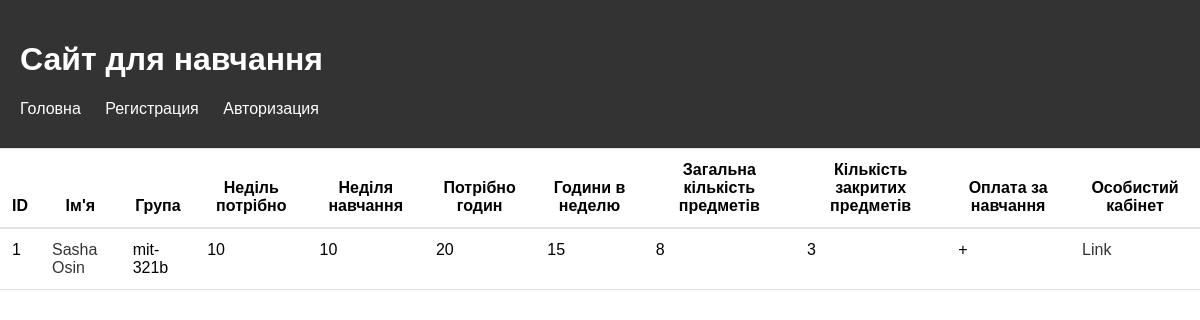
/list_students/, run on an earlier commit of the app's database.
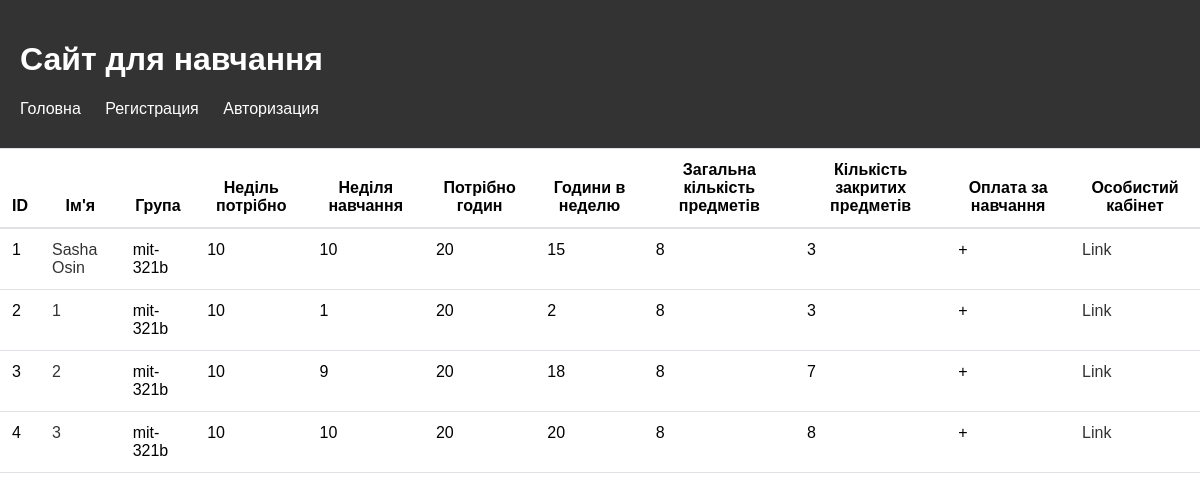
And on a later commit of the database.
### edu/models.py (models this page shows, shortened)
class Student(models.Model):
    name = models.CharField(max_length=100)
    group = models.ForeignKey(Group, on_delete=models.CASCADE)
    study_week_need = models.PositiveIntegerField(default=10)
    study_week = models.PositiveIntegerField(default=0)
    hour_need = models.PositiveIntegerField(default=20)
    hour_study_week = models.PositiveIntegerField(default=0)
    subject_need = models.PositiveIntegerField(default=8)
    count_subject = models.PositiveIntegerField(default=0)
    pay_for_study = models.BooleanField(default=True)

class Group(models.Model):
    name = models.CharField(max_length=100)
    def __str__(self):
        return self.name

### edu/views.py (the view)
# urls.py: path('list_students/',ListStudentsView.as_view(),name='list'),
class ListStudentsView(View):
    def check_scholarship(self,hour_study_week, hour_need):
        average_grade = (hour_study_week / hour_need) * 100
        if average_grade >= 90:
            return True
        else:
            return False
    def get(self, request):
        students = Student.objects.all()
        student_list = []
        for student in students:
            c = self.check_scholarship(student.hour_study_week, student.hour_need)
            student_list.append(c)
        context = {'student_list': student_list,'student':students}
        return render(request, 'list_students.html', context=context)

### templates/list_students.html
{% extends 'base.html' %}
{% load static %}
{% block style %}
    <link rel="stylesheet" type="text/css" href="{% static 'css/liststyle.css' %}">
{% endblock style %}
{% block content %}
<table>
  <thead>
    <tr>
      <th>ID</th>
      <th>Ім'я</th>
      <th>Група</th>
      <th>Неділь потрібно</th>
      <th>Неділя навчання</th>
      <th>Потрібно годин</th>
      <th>Години в неделю</th>
      <th>Загальна кількість предметів</th>
      <th>Кількість закритих предметів</th>
      <th>Оплата за навчання</th>
      <th>Особистий кабінет</th>
    </tr>
  </thead>
  <tbody>
    {% for i in student %}
      <tr>
        <td>{{ i.id }}</td>
        <td><a href="{% url 'personal' i.pk %}">{{ i.name }}</a></td>
        <td>{{ i.group }}</td>
        <td>{{ i.study_week_need }}</td>
        <td>{{ i.study_week }}</td>
        <td>{{ i.hour_need }}</td>
        <td>{{ i.hour_study_week }}</td>
        <td>{{ i.subject_need }}</td>
        <td>{{ i.count_subject }}</td>
        {% if i.pay_for_study == True %}
        <td>+</td>
        {% else %}
        <td>-</td>
        {% endif %}
        <td><a href="{% url 'personal' i.pk %}">Link</a></td>
    {% endfor %}
  </tbody>
</table>
{% endblock content %}

### templates/base.html (shortened to what this page needs)
{% load static %}
<!DOCTYPE html>
<html>
<head>
    {% block style %}
    {% endblock style %}
    <link rel="stylesheet" type="text/css" href="{% static 'css/style.css' %}">
</head>
<body>
<header>
    <h1>Сайт для навчання</h1>
    <nav>
        <ul>
            <li><a href="{% url 'main' %}">Головна</a></li>
            {% if user.is_authenticated %}
            <li><a href="#">{{ user.username }} </a></li>
            <li><a href="{% url 'logout' %}">Выход</a></li>
            {% else %}
            <li><a href="{% url 'register' %}">Регистрация</a></li>
            <li><a href="{% url 'login' %}">Авторизация</a></li>
            {% endif %}
        </ul>
    </nav>
</header>
{% block content %}
{% endblock content %}
</body>
</html>

### static/css/liststyle.css (style rules this page uses)
table { border-collapse: collapse; width: 100%; margin-bottom: 1rem; background-color: #fff; }
table th, table td { padding: 0.75rem; vertical-align: top; border-top: 1px solid #dee2e6; }
table th { vertical-align: bottom; border-bottom: 2px solid #dee2e6; }
table td { border-bottom: 1px solid #dee2e6; }

### static/css/style.css (style rules this page uses)
body { font-family: Arial, sans-serif; margin: 0; }
header { background-color: #333; color: #fff; padding: 20px; }
nav ul { list-style: none; margin: 0; padding: 0; }
nav li { display: inline-block; margin-right: 20px; }
nav li:last-child { margin-right: 0; }
nav a { color: #fff; text-decoration: none; }
ul { list-style: none; margin: 0; padding: 0; }
li { margin-bottom: 10px; }
a { color: #333; text-decoration: none; }

What changed in the data, as far as the page shows it:
added Student: id "2", name "1", group "mit-321b", study_week_need "10", study_week "1", hour_need "20", hour_study_week "2", subject_need "8", count_subject "3"
added Student: id "3", name "2", group "mit-321b", study_week_need "10", study_week "9", hour_need "20", hour_study_week "18", subject_need "8", count_subject "7"
added Student: id "4", name "3", group "mit-321b", study_week_need "10", study_week "10", hour_need "20", hour_study_week "20", subject_need "8", count_subject "8"
